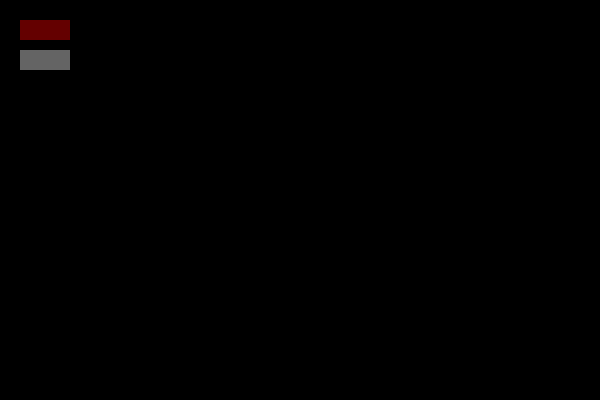
Frame 1 (no input)
Frame 60 (the mouse pressed at the canvas centre just before this capture): identical to frame 1, image omitted
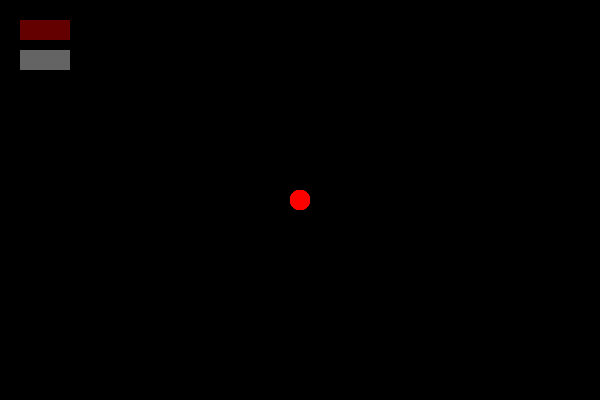
Frame 120 (the mouse held since frame 60 and released just before this capture)

The Processing sketch that drew these frames (run headless with seeded random() and noise(); from frame 60 on, the mouse is pressed at the canvas centre):

// Processing sketch: interact_26_gui
// ── interact_26_gui.pde
Boolean brush = true;
int bx = 20;
int by = 20;
int bw = 50;
int bh = 20;
int by2 = by + bh + 10;

void setup() {
  size(600, 400);
  background(0);
  noStroke();
}

void draw() {
  if((mouseX > bx) && (mouseX < bx + bw) && (mouseY > by) && (mouseY < by + bh) && mousePressed == true) {
    fill(255, 0, 0);
    brush = true;
  } else {
    fill(100, 0, 0);
  }
  rect(bx, by, bw, bh);
  if ((mouseX > bx) && (mouseX < bx + bw) && (mouseY > by2) && (mouseY < by2 + bh) && mousePressed == true) {
    fill(255);
    brush = false;
  } else {
    fill(100);
  }
  rect(bx, by2, bw, bh);
  if(((mouseX < bx) || (mouseX > bx + bw) || (mouseY < by) || (mouseY > by + bh)) && brush == true && mousePressed == true) {
    fill(255, 0, 0, 50);
    ellipse(mouseX, mouseY, 20, 20);
  }
  if(((mouseX < bx) || (mouseX > bx + bw) || (mouseY < by2) || (mouseY > by2 + bh)) && brush == false && mousePressed == true) {
    fill(255, 50);
    ellipse(mouseX, mouseY, 40, 40);
  }
}
